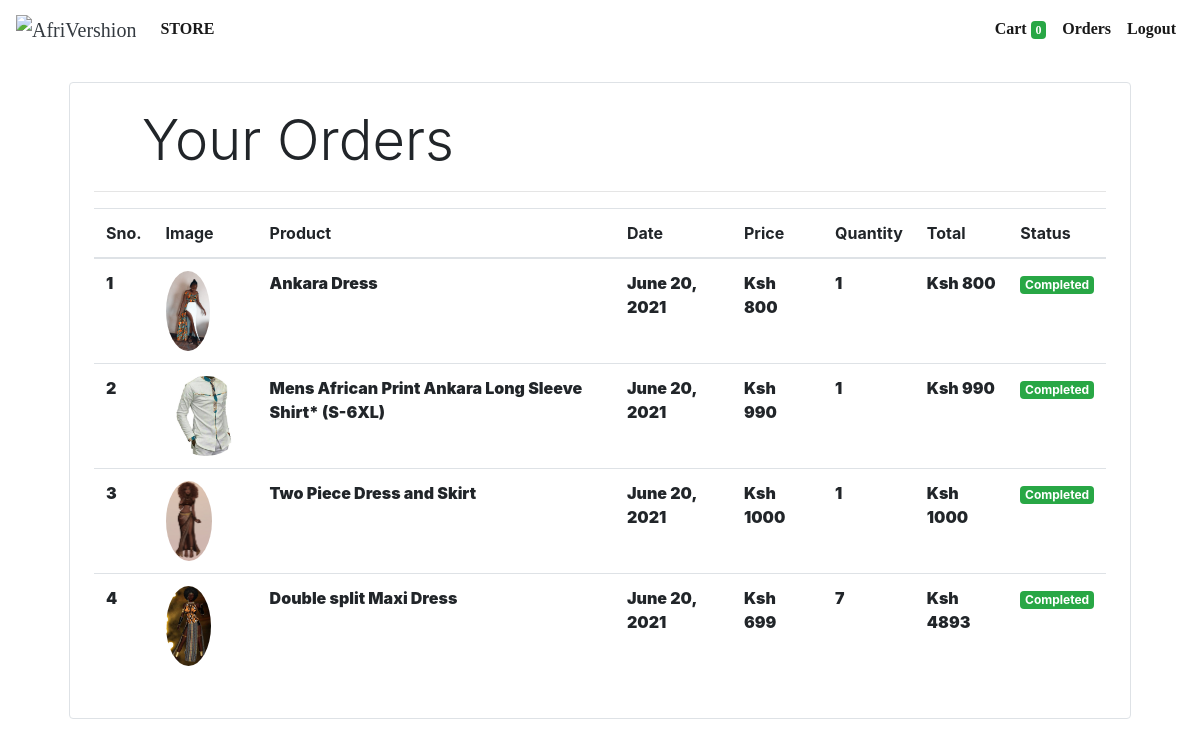
Screenshot of /orders (signed in) with the database file from the repository.
### store/models/orders.py (models this page shows, shortened)
class Order(models.Model):
    product = models.ForeignKey(Products,
                                on_delete=models.CASCADE)
    customer = models.ForeignKey(Customer,
                                 on_delete=models.CASCADE)
    quantity = models.IntegerField(default=1)
    price = models.IntegerField()
    address = models.CharField (max_length=50, default='', blank=True)
    phone = models.CharField (max_length=50, default='', blank=True)
    date = models.DateField (default=datetime.datetime.today)
    status = models.BooleanField (default=False)
    @staticmethod
    def get_orders_by_customer(customer_id):
        return Order.objects.filter(customer=customer_id).order_by('-date')

### store/models/product.py (models this page shows, shortened)
class Products(models.Model):
    name = models.CharField(max_length=60)
    price= models.IntegerField(default=0)
    category= models.ForeignKey(Category,on_delete=models.CASCADE,default=1 )
    description= models.CharField(max_length=250, default='', blank=False, null= True)
    image= models.ImageField(upload_to='uploads/products/')

### store/middlewares/auth.py (the view)
    def middleware(request):
        print(request.session.get('customer'))
        returnUrl = request.META['PATH_INFO']
        print(request.META['PATH_INFO'])
        if not request.session.get('customer'):
           return redirect(f'login?return_url={returnUrl}')
        response = get_response(request)
        return response

### store/templatetags/custom_filter.py (called while the page is built)
@register.filter(name='currency')
def currency(number):
    return "Ksh "+str(number)

@register.filter(name='multiply')
def multiply(number , number1):
    return number * number1

### store/views/orders.py (called while the page is built)
    def get(self , request ):
        customer = request.session.get('customer')
        orders = Order.get_orders_by_customer(customer)
        print(orders)
        return render(request , 'orders.html'  , {'orders' : orders})

### store/templates/orders.html
{% extends 'base.html' %}
{% block content %}
{% load cart %}
{% load custom_filter %}
<div class="container">
   <div class="border rounded p-4 m-4">
        <p class="display-4 pl-4 ml-4">Your Orders</p>
        <hr>
        <table class="table">
            <thead>
                <tr>
                    <th>Sno.</th>
                    <th>Image</th>
                    <th>Product</th>
                    <th>Date</th>
                    <th>Price</th>
                    <th>Quantity</th>
                    <th>Total</th>
                    <th>Status</th>
                </tr>
            </thead>
            <tbody>
                {% for order in orders %}
                <tr>
                    <td>{{forloop.counter}}</td>
                    <td><img style="height: 80px;" class="rounded-circle" src="{{order.product.image.url}}" alt=""></td>
                    <td>{{order.product.name}}</td>
                    <td>{{order.date}}</td>
                    <td>{{order.price|currency}}</td>
                    <td>{{order.quantity}}</td>
                    <td>{{order.quantity|multiply:order.price|currency}}</td>
                    {% if order.status %}
                    <td><small class="badge badge-success">Completed</small></td>
                    {%else%}
                    <td><small class="badge badge-warning">Pending</small></td>
                    {% endif %}
                </tr>
                {% endfor %}
            </tbody>
        </table>
   </div>
</div>
{% endblock %}

### rows the page displays
Order: product.image (picture), product.name "Ankara Dress", date "June 20, 2021", price "Ksh 800", quantity "1", quantity|multiply "Ksh 800", status "Completed"
Order: product.image (picture), product.name "Mens African Print Ankara Long Sleeve Shirt* (S-6XL)", date "June 20, 2021", price "Ksh 990", quantity "1", quantity|multiply "Ksh 990", status "Completed"
Order: product.image (picture), product.name "Two Piece Dress and Skirt", date "June 20, 2021", price "Ksh 1000", quantity "1", quantity|multiply "Ksh 1000", status "Completed"
Order: product.image (picture), product.name "Double split Maxi Dress", date "June 20, 2021", price "Ksh 699", quantity "7", quantity|multiply "Ksh 4893", status "Completed"

### other values shown
{{ request.session.cart.keys|length }} "0"
